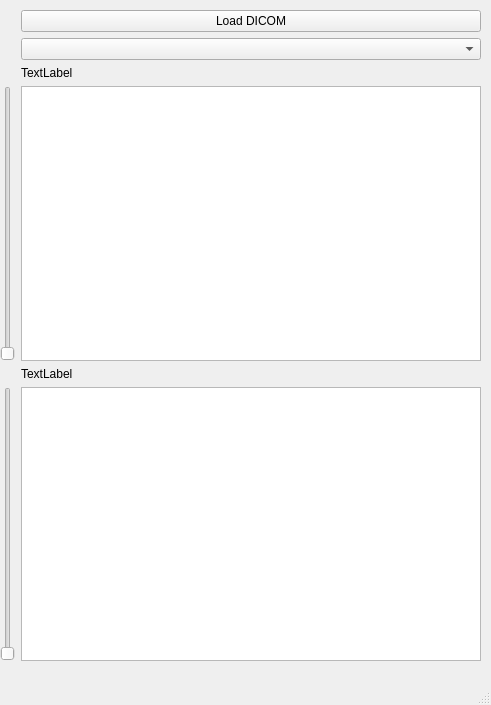
<?xml version="1.0" encoding="UTF-8"?>
<ui version="4.0">
 <class>MainWindow</class>
 <widget class="QMainWindow" name="MainWindow">
  <property name="geometry">
   <rect>
    <x>0</x>
    <y>0</y>
    <width>491</width>
    <height>705</height>
   </rect>
  </property>
  <property name="windowTitle">
   <string>MainWindow</string>
  </property>
  <widget class="QWidget" name="centralwidget">
   <widget class="QWidget" name="gridLayoutWidget">
    <property name="geometry">
     <rect>
      <x>0</x>
      <y>10</y>
      <width>481</width>
      <height>651</height>
     </rect>
    </property>
    <layout class="QGridLayout" name="gridLayout">
     <item row="1" column="2">
      <widget class="QPushButton" name="LoadDICOM">
       <property name="text">
        <string>Load DICOM</string>
       </property>
      </widget>
     </item>
     <item row="4" column="0">
      <widget class="QSlider" name="verticalSlider">
       <property name="maximum">
        <number>2500</number>
       </property>
       <property name="singleStep">
        <number>250</number>
       </property>
       <property name="pageStep">
        <number>250</number>
       </property>
       <property name="orientation">
        <enum>Qt::Vertical</enum>
       </property>
      </widget>
     </item>
     <item row="2" column="2">
      <widget class="QComboBox" name="comboBox"/>
     </item>
     <item row="3" column="2">
      <widget class="QLabel" name="label">
       <property name="text">
        <string>TextLabel</string>
       </property>
      </widget>
     </item>
     <item row="6" column="0">
      <widget class="QSlider" name="verticalSlider_2">
       <property name="maximum">
        <number>2500</number>
       </property>
       <property name="singleStep">
        <number>250</number>
       </property>
       <property name="pageStep">
        <number>250</number>
       </property>
       <property name="orientation">
        <enum>Qt::Vertical</enum>
       </property>
      </widget>
     </item>
     <item row="5" column="2">
      <widget class="QLabel" name="label_2">
       <property name="text">
        <string>TextLabel</string>
       </property>
      </widget>
     </item>
     <item row="4" column="2">
      <widget class="QGraphicsView" name="graphicsView"/>
     </item>
     <item row="6" column="2">
      <widget class="QGraphicsView" name="graphicsView_2"/>
     </item>
    </layout>
   </widget>
  </widget>
  <widget class="QMenuBar" name="menubar">
   <property name="geometry">
    <rect>
     <x>0</x>
     <y>0</y>
     <width>491</width>
     <height>22</height>
    </rect>
   </property>
  </widget>
  <widget class="QStatusBar" name="statusbar"/>
 </widget>
 <resources/>
 <connections/>
</ui>
